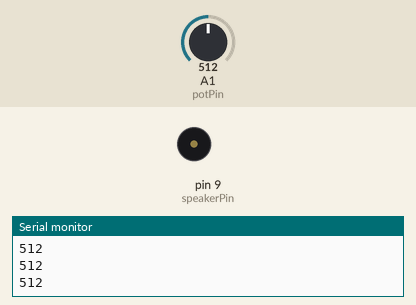
Bench run of a sketch on a simulated Arduino Uno, built with avr-gcc and run on an emulated ATmega328P. Parts: buzzer (waves = sounding), the last lines printed to the serial monitor. The inputs (shaded band) are chosen by the test bench; at power-on: A1 (potPin) = 512.

Above: at 1.2 s.
1.3 s: A1 (potPin) set to 900
At 2.2 s:
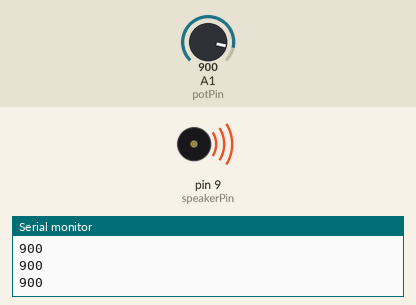
2.8 s: A1 (potPin) set to 779
At 3.6 s:
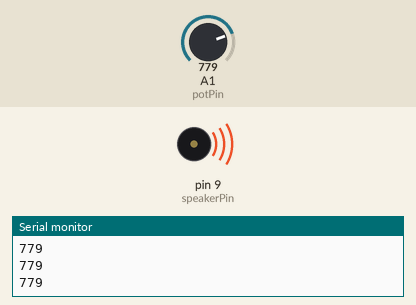
4.3 s: A1 (potPin) set to 753
At 5.1 s:
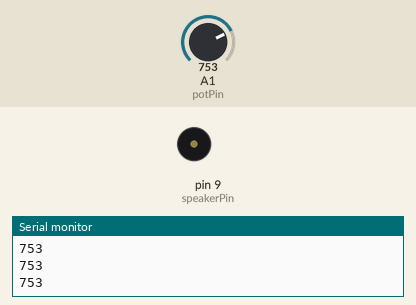
5.9 s: A1 (potPin) set to 827
8.9 s: A1 (potPin) set to 861
At 9.7 s:
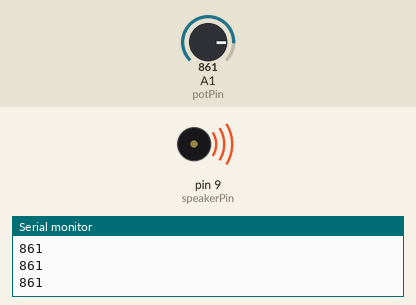
10.4 s: A1 (potPin) set to 716
At 11.6 s:
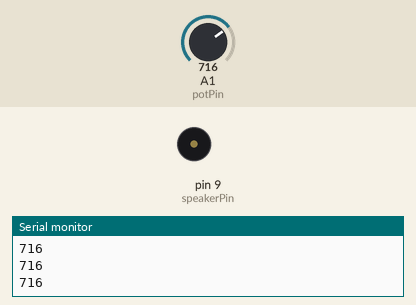
Timing chart, 0 to 13.4 s (numbered marks = the images above; inputs shaded):
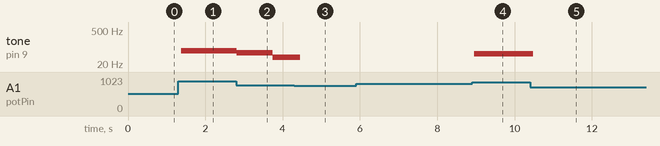

The sketch:

Quiz_Question_1.ino
```cpp
int potPin = 1;
int speakerPin = 9;

void setup() {
  Serial.begin(9600);

  pinMode(speakerPin, OUTPUT);
}

void loop() {
  int val = analogRead(potPin);
  int mappedVal = map(val, 0, 990, 50, 2);
  Serial.println(val);

  digitalWrite(speakerPin, HIGH);
  delay(mappedVal);
  digitalWrite(speakerPin, LOW);
  delay(mappedVal);
}
```

Measured:
- the behaviour switches between 764 and 763 on A1 (potPin) (found by bisection; images 2 and 3)
- the behaviour switches between 845 and 846 on A1 (potPin) (found by bisection; images 3 and 4)
- after the input at 1.3 s, tone on pin 9 (speakerPin): silent → 70 Hz after 0.08 s
- after the input at 2.8 s, tone on pin 9 (speakerPin): 70 Hz → 58 Hz at once, → 38 Hz 0.92 s later
- after the input at 4.3 s, tone on pin 9 (speakerPin): 38 Hz → silent after 0.16 s
- after the input at 8.9 s, tone on pin 9 (speakerPin): silent → 54 Hz after 0.06 s
- after the input at 10.4 s, tone on pin 9 (speakerPin): 54 Hz → silent after 0.08 s
